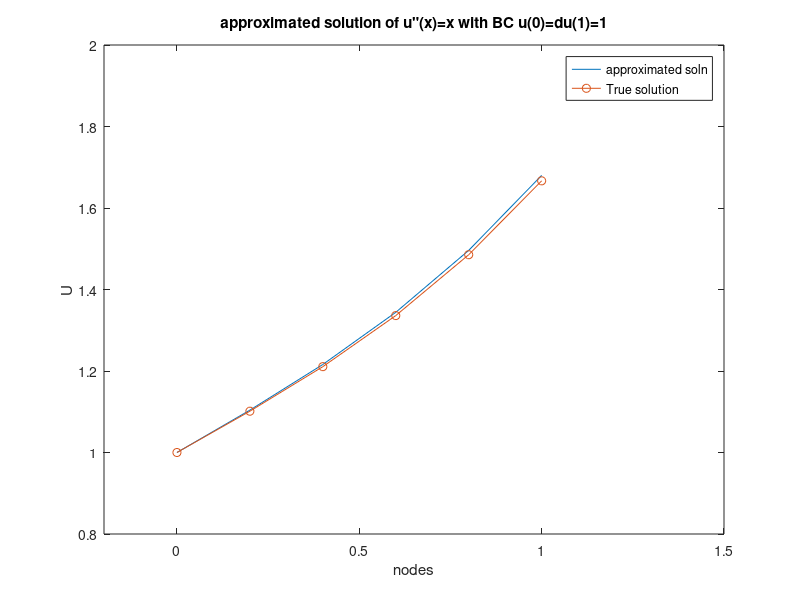

Write MATLAB code to recreate this figure.
x=linspace(0,1, 6);
h=x(2)-x(1);
fac=1/(h^2);
L=[-2 1 0 0 0;1 -2 1 0 0; 0 1 -2 1 0; 0 0 1 -2 1;0 0 h/2 -2*h 1.5*h];

f=@(x) x;

F=[f(x(2))-fac;f(x(3));f(x(4));f(x(5));1];

A=fac*L;

U=A\F;
U1=zeros(1,length(x));
U1(1)=1;
for k=2:6
    U1(k)=U(k-1);
end

plot(x,U1)
title('approximated solution of u"(x)=x with BC u(0)=du(1)=1')
hold on
xlabel('nodes')

ylabel('U')

axis([-0.2 1.5 0.8 2])

eigen=eig(A);

%--------------------------------------------------

g=@(x) (x.^3)./6 + 0.5.*x +1;
plot(x,g(x),'-o')
legend('approximated soln','True solution')

Global_error=U1-g(x)